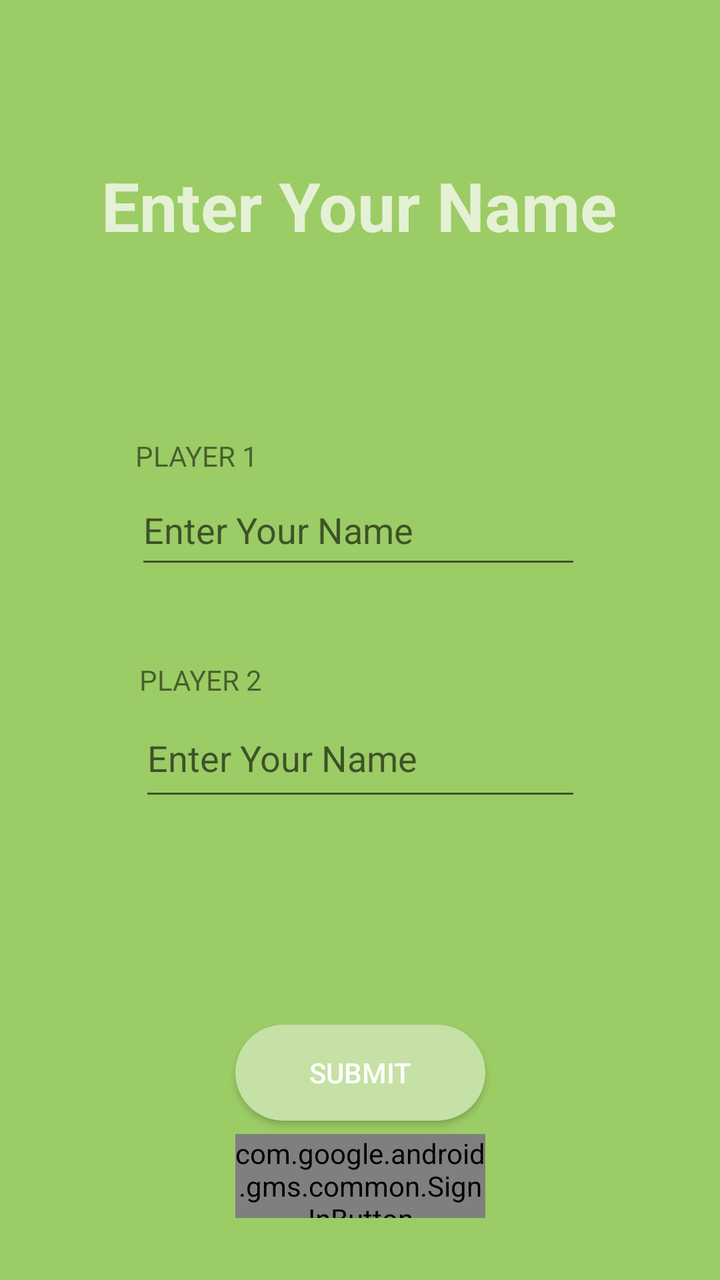
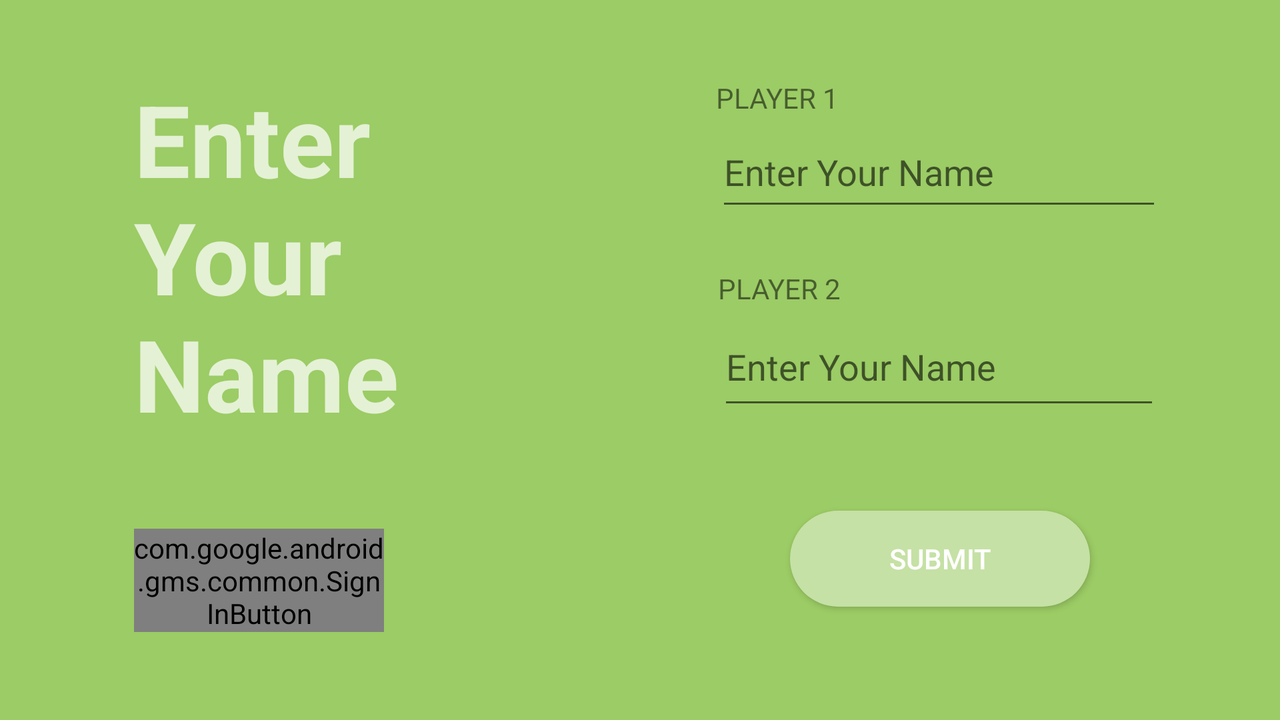

An Android layout and its configuration variant, each rendered on a device that would load it. The default file and the variant file are quoted in full after the pictures.
<!-- AndroidManifest.xml: application theme Theme.TicTacToe -->
<!-- res/layout/player_setup.xml -->
<?xml version="1.0" encoding="utf-8"?>
<androidx.constraintlayout.widget.ConstraintLayout xmlns:android="http://schemas.android.com/apk/res/android"
    xmlns:app="http://schemas.android.com/apk/res-auto"
    xmlns:tools="http://schemas.android.com/tools"
    android:layout_width="match_parent"
    android:layout_height="match_parent"
    android:background="#9CCC65"
    tools:context=".PlayerSetup">

    <EditText
        android:id="@+id/player2Name"
        android:layout_width="221dp"
        android:layout_height="56dp"
        android:layout_marginTop="60dp"
        android:ems="10"
        android:hint="@string/nameHint"
        android:inputType="textPersonName"
        android:textColor="#FFFFFF"
        app:layout_constraintEnd_toEndOf="parent"
        app:layout_constraintStart_toStartOf="parent"
        app:layout_constraintTop_toBottomOf="@+id/player1Name"
        android:autofillHints="Enter name" />

    <TextView
        android:id="@+id/textView5"
        android:layout_width="wrap_content"
        android:layout_height="wrap_content"
        android:text="@string/Label2"
        android:textAllCaps="true"
        app:layout_constraintBottom_toTopOf="@+id/player2Name"
        app:layout_constraintStart_toStartOf="@+id/player2Name" />

    <TextView
        android:id="@+id/textView2"
        android:layout_width="wrap_content"
        android:layout_height="wrap_content"
        android:layout_marginTop="80dp"
        android:text="@string/PlayerSetupTitle"
        android:textColor="#BAFFFFFF"
        android:textSize="34sp"
        android:textStyle="bold"
        app:layout_constraintEnd_toEndOf="parent"
        app:layout_constraintHorizontal_bias="0.496"
        app:layout_constraintStart_toStartOf="parent"
        app:layout_constraintTop_toTopOf="parent" />

    <TextView
        android:id="@+id/textView3"
        android:layout_width="wrap_content"
        android:layout_height="wrap_content"
        android:text="@string/Label1"
        android:textAllCaps="true"
        app:layout_constraintBottom_toTopOf="@+id/player1Name"
        app:layout_constraintStart_toStartOf="@+id/player1Name" />

    <EditText
        android:id="@+id/player1Name"
        android:layout_width="223dp"
        android:layout_height="52dp"
        android:layout_marginTop="112dp"
        android:ems="10"
        android:hint="@string/nameHint"
        android:inputType="textPersonName"
        android:textColor="#FFFFFF"
        app:layout_constraintEnd_toEndOf="parent"
        app:layout_constraintHorizontal_bias="0.494"
        app:layout_constraintStart_toStartOf="parent"
        app:layout_constraintTop_toBottomOf="@+id/textView2"
        android:autofillHints="Enter name" />

    <Button
        android:id="@+id/button2"
        android:layout_width="125dp"
        android:layout_height="wrap_content"
        android:layout_marginTop="100dp"
        android:background="@drawable/play_button"
        android:onClick="submitButtonClick"
        android:text="@string/submitButton"
        android:textColor="#FFFFFF"
        app:layout_constraintBottom_toBottomOf="parent"
        app:layout_constraintEnd_toEndOf="parent"
        app:layout_constraintStart_toStartOf="parent"
        app:layout_constraintTop_toBottomOf="@+id/player2Name"
        app:layout_constraintVertical_bias="0.082" />

    <com.google.android.gms.common.SignInButton
        android:id="@+id/sign_in_google"
        android:layout_width="125dp"
        android:layout_height="42dp"
        app:layout_constraintBottom_toBottomOf="parent"
        app:layout_constraintEnd_toEndOf="parent"
        app:layout_constraintStart_toStartOf="parent"
        app:layout_constraintTop_toBottomOf="@+id/button2"
        app:layout_constraintVertical_bias="0.181" />


</androidx.constraintlayout.widget.ConstraintLayout>
<!-- resources referenced by this layout -->
<resources>
  <!-- drawable play_button (drawable) -->
  <?xml version="1.0" encoding="utf-8"?>
  <selector xmlns:android="http://schemas.android.com/apk/res/android">
  
      <item>
          <shape android:shape="rectangle">
              <solid android:color="#C5E1A5"/>
              <corners android:radius="180dp"/>
          </shape>
      </item>
  
  </selector>
  <string name="Label1">Player 1</string>
  <string name="Label2">Player 2</string>
  <string name="PlayerSetupTitle">Enter Your Name</string>
  <string name="nameHint">Enter Your Name</string>
  <string name="submitButton">Submit</string>
  <style name="Theme.TicTacToe" parent="Theme.AppCompat.Light.NoActionBar">
          
          <item name="colorPrimary">#9CCC65</item>
          <item name="colorPrimaryVariant">#9CCC65</item>
          <item name="colorOnPrimary">@color/white</item>
          
          <item name="colorSecondary">@color/teal_200</item>
          <item name="colorSecondaryVariant">@color/teal_700</item>
          <item name="colorOnSecondary">@color/black</item>
          
          <item name="android:statusBarColor" tools:targetApi="l">?attr/colorPrimaryVariant</item>
          
      </style>
</resources>
<!-- res/layout-land/player_setup.xml (the repository's variant of the layout above) -->
<!-- drawn on the phone turned sideways -->
<?xml version="1.0" encoding="utf-8"?>
<androidx.constraintlayout.widget.ConstraintLayout xmlns:android="http://schemas.android.com/apk/res/android"
    xmlns:app="http://schemas.android.com/apk/res-auto"
    xmlns:tools="http://schemas.android.com/tools"
    android:layout_width="match_parent"
    android:layout_height="match_parent"
    android:background="#9CCC65"
    tools:context=".PlayerSetup">

    <EditText
        android:id="@+id/player2Name"
        android:layout_width="221dp"
        android:layout_height="56dp"
        android:layout_marginStart="112dp"
        android:ems="10"
        android:hint="@string/nameHint"
        android:inputType="textPersonName"
        android:textColor="#FFFFFF"
        app:layout_constraintBottom_toBottomOf="parent"
        app:layout_constraintEnd_toEndOf="parent"
        app:layout_constraintHorizontal_bias="0.116"
        app:layout_constraintStart_toEndOf="@+id/textView2"
        app:layout_constraintTop_toBottomOf="@+id/player1Name"
        app:layout_constraintVertical_bias="0.224"
        android:autofillHints="Enter name" />

    <TextView
        android:id="@+id/textView5"
        android:layout_width="wrap_content"
        android:layout_height="wrap_content"
        android:text="@string/Label2"
        android:textAllCaps="true"
        app:layout_constraintBottom_toTopOf="@+id/player2Name"
        app:layout_constraintStart_toStartOf="@+id/player2Name" />

    <TextView
        android:id="@+id/textView2"
        android:layout_width="172dp"
        android:layout_height="181dp"
        android:layout_marginTop="36dp"
        android:text="@string/PlayerSetupTitle"
        android:textColor="#BAFFFFFF"
        android:textSize="50sp"
        android:textStyle="bold"
        app:layout_constraintEnd_toEndOf="parent"
        app:layout_constraintHorizontal_bias="0.143"
        app:layout_constraintStart_toStartOf="parent"
        app:layout_constraintTop_toTopOf="parent" />

    <TextView
        android:id="@+id/textView3"
        android:layout_width="wrap_content"
        android:layout_height="wrap_content"
        android:text="@string/Label1"
        android:textAllCaps="true"
        app:layout_constraintBottom_toTopOf="@+id/player1Name"
        app:layout_constraintStart_toStartOf="@+id/player1Name" />

    <EditText
        android:id="@+id/player1Name"
        android:layout_width="223dp"
        android:layout_height="52dp"
        android:layout_marginStart="112dp"
        android:ems="10"
        android:hint="@string/nameHint"
        android:inputType="textPersonName"
        android:textColor="#FFFFFF"
        app:layout_constraintBottom_toBottomOf="parent"
        app:layout_constraintEnd_toEndOf="parent"
        app:layout_constraintHorizontal_bias="0.104"
        app:layout_constraintStart_toEndOf="@+id/textView2"
        app:layout_constraintTop_toTopOf="parent"
        app:layout_constraintVertical_bias="0.189"
        android:autofillHints="Enter name" />

    <Button
        android:id="@+id/button2"
        android:layout_width="150dp"
        android:layout_height="wrap_content"
        android:background="@drawable/play_button"
        android:onClick="submitButtonClick"
        android:text="@string/submitButton"
        android:textColor="#FFFFFF"
        app:layout_constraintBottom_toBottomOf="parent"
        app:layout_constraintEnd_toEndOf="@+id/player2Name"
        app:layout_constraintHorizontal_bias="0.507"
        app:layout_constraintStart_toStartOf="@+id/player2Name"
        app:layout_constraintTop_toBottomOf="@+id/player2Name"
        app:layout_constraintVertical_bias="0.447" />

    <com.google.android.gms.common.SignInButton
        android:id="@+id/sign_in_google"
        android:layout_width="125dp"
        android:layout_height="wrap_content"
        app:layout_constraintBottom_toBottomOf="parent"
        app:layout_constraintEnd_toEndOf="@+id/textView2"
        app:layout_constraintHorizontal_bias="0.0"
        app:layout_constraintStart_toStartOf="@+id/textView2"
        app:layout_constraintTop_toBottomOf="@+id/textView2"
        app:layout_constraintVertical_bias="0.517" />
</androidx.constraintlayout.widget.ConstraintLayout>
